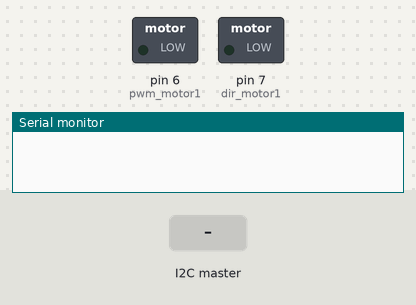
Recording of a sketch running on a simulated Arduino Uno, built with avr-gcc and run on an emulated ATmega328P. On the bench: switched loads named in the sketch (green lamp = pin HIGH), the last lines printed to the serial monitor. The inputs (shaded band) are chosen by the test bench.

Above: at 1.2 s.
1.3 s: the I2C master sends the byte 2
At 2.2 s:
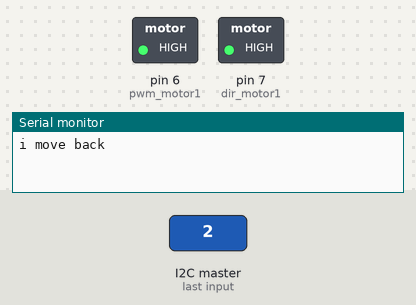
Timing chart, 0 to 4.3 s (numbered marks = the images above; inputs shaded):
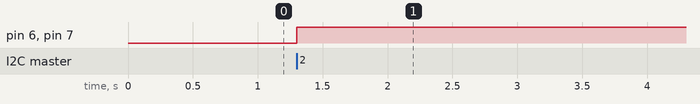

Measured:
- after the input at 1.3 s, pin 6 (pwm_motor1), pin 7 (dir_motor1): LOW → HIGH at once

The sketch:

usMoteur.ino
```cpp
#include <Wire.h>

//address arduino slave
#define SLAVE_ADDR 0x04

//pins ~pwm et dir arduino to driver moteur
const byte pwm_motor1 = 6;
const byte dir_motor1 = 7;

//pins sensors
const byte trig_pin = 12;
const byte echo_pin = 11;
int return_echo;
int distance;
int dataReceived;

void setup() {
  //i2c comm
  Wire.begin(SLAVE_ADDR);
  Wire.onReceive(receiveData);
  Wire.onRequest(sendData);

  //set level pins
  pinMode(trig_pin, OUTPUT);
  pinMode(echo_pin, INPUT);
  digitalWrite(trig_pin, LOW);

  pinMode(pwm_motor1, OUTPUT);
  pinMode(dir_motor1, OUTPUT);

  Serial.begin(9600);

  //set clock pwm arduino (31kHz). /!\ see if neccesary
  TCCR1B = TCCR1B & B11111000 | B00000001;
  TCCR2B = TCCR2B & B11111000 | B00000001;

}

void loop() {
  delay(500);
}

void receiveData(int byteCount){
  //receive data and get measure
  while(Wire.available()){
    dataReceived = Wire.read();
    if(dataReceived == 1){
      distance = getUSMeasure();
    }
    //rotate motor in a sens
    else if(dataReceived == 2){
      Serial.print("i move back");
      digitalWrite(dir_motor1, 1);
      analogWrite(pwm_motor1, 255);
    }
    //rotate motor in the other sens
    else if(dataReceived == 3){
      Serial.print("i advance");
      digitalWrite(dir_motor1, 1);
      analogWrite(pwm_motor1, 1);
    }
  }
}

void sendData(){
  //send response
  Wire.write(distance);
}

int getUSMeasure(){
  //launch a us sensor measure
  digitalWrite(trig_pin, HIGH);
  delayMicroseconds(10);
  digitalWrite(trig_pin, LOW);
  //reception of echo
  return_echo = pulseIn(echo_pin, HIGH);
  distance = return_echo/58;
  return distance;
}
```
